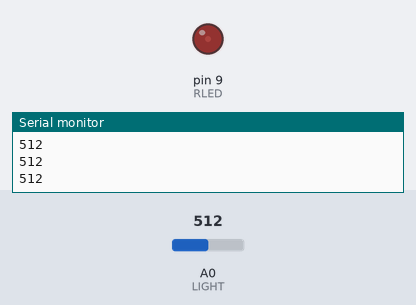
Recording of a sketch running on a simulated Arduino Uno, built with avr-gcc and run on an emulated ATmega328P. Parts: output pins drawn as LEDs (lit = HIGH), the last lines printed to the serial monitor. The inputs (shaded band) are chosen by the test bench; at power-on: A0 (LIGHT) = 512.

Above: at 1.2 s.
1.3 s: A0 (LIGHT) set to 580
At 1.9 s:
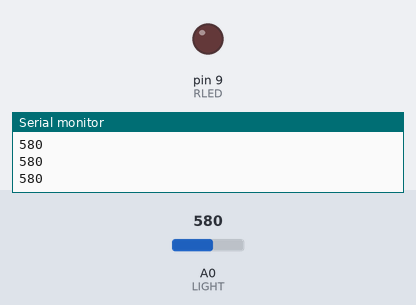
2.8 s: A0 (LIGHT) set to 561
At 3.1 s:
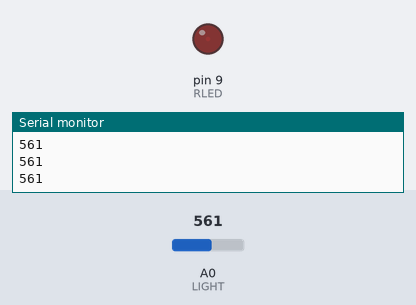
4.3 s: A0 (LIGHT) set to 306
At 5.4 s:
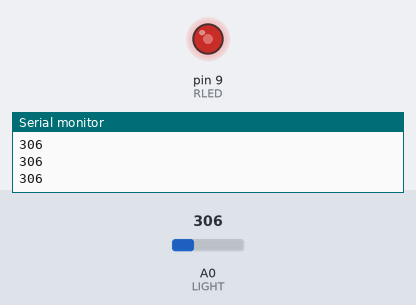
5.8 s: A0 (LIGHT) set to 122
At 6.6 s:
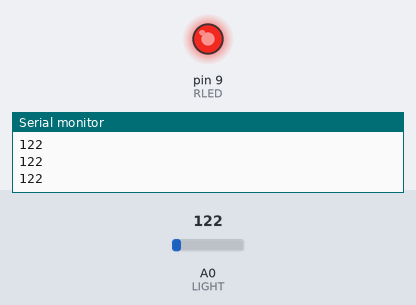
7.3 s: A0 (LIGHT) set to 511
At 7.7 s:
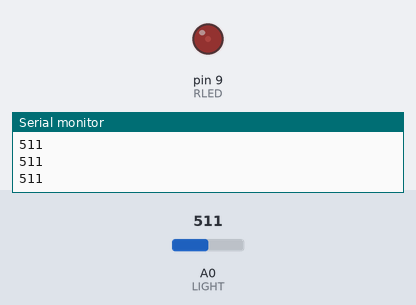
8.8 s: A0 (LIGHT) set to 716
At 10.1 s:
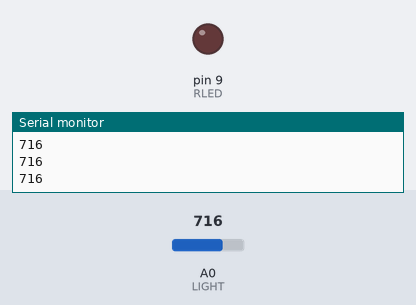
Timing chart, 0 to 11.3 s (numbered marks = the images above; inputs shaded):
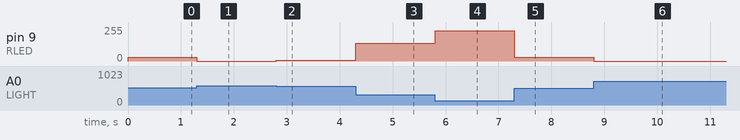

The sketch:

nightlight.ino
```cpp
                                                            // Automatic Nightlight

const int RLED=9;                                           // Red LED on pin 9 (PWM)
const int LIGHT=0;                                          // Light sensor on analog pin 0
const int POT=0;                                            // Pot on analog pin 0
const int MIN_LIGHT=63;                                     // Minimum expected light value
const int MAX_LIGHT=570;                                    // Maximum expected light value
int val = 0;                                                // variable to held the analog reading


void setup() {
  Serial.begin(9600);
  pinMode(RLED, OUTPUT);                                    // Set LED pin as output
}

void loop() {
  val = analogRead(LIGHT);                                  // Read the light sensor
  val = map(val, MIN_LIGHT, MAX_LIGHT, 255, 0);             // Map the light reading
  val = constrain(val, 0, 255);                             // Constrain light value
  analogWrite(RLED, val);                                   // Control the LED

  val = analogRead(POT);
  Serial.println(val);
}
```

Measured:
- after the input at 1.3 s, pin 9 (RLED): 30/255 → 0/255 at once
- after the input at 2.8 s, pin 9 (RLED): 0/255 → 5/255 at once
- after the input at 4.3 s, pin 9 (RLED): 5/255 → 133/255 at once
- after the input at 5.8 s, pin 9 (RLED): 133/255 → 226/255 at once
- after the input at 7.3 s, pin 9 (RLED): 226/255 → 30/255 at once
- after the input at 8.8 s, pin 9 (RLED): 30/255 → 0/255 at once
